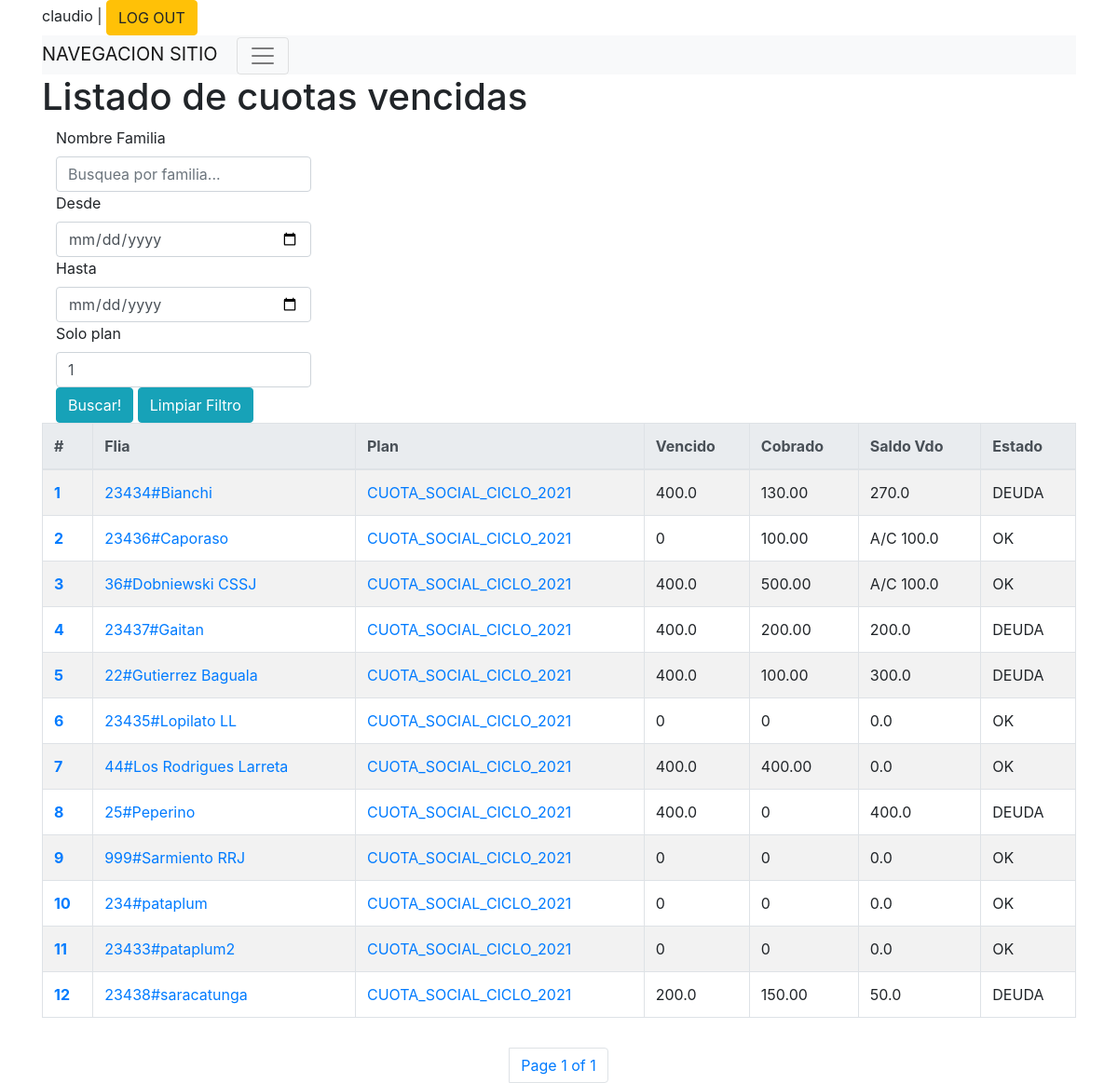
The app's page /cuotas/gestion/cobranza/listado (signed in) with its own data.
### socios/models.py (models this page shows)
class Familia(models.Model):
    familia_crm_id = models.CharField(max_length=50,unique=True)
    crm_id = models.IntegerField(unique=True,null=True) # unique=True
    direccion_calle = models.CharField(max_length=50,blank=True)
    direccion_numero = models.CharField(max_length=50,blank=True)
    direccion_depto = models.CharField(max_length=50,blank=True)
    direccion_localidad = models.CharField(max_length=50,blank=True)
    direccion_provincia = models.CharField(max_length=50,blank=True)
    contacto = models.CharField(max_length=200,blank=True)
    eliminado = models.BooleanField(default=False)
    creado = models.DateTimeField('creado',auto_now_add=True)
    actualizado = models.DateTimeField('actualizado',auto_now=True)
    class Meta:
        permissions = (
                       ( "familia_crear","Agregar nueva familia"),
                       ( "familia_editar","Editar familia"),
                       ( "familia_borrar","Eliminar familia"),
                       ( "familia_ver","Ver informacion de familia" ),
                      )
    def __str__(self):
        return  "Flia{}:{}#{}".format(self.pk,self.crm_id,self.familia_crm_id)

### cuotas/models.py (models this page shows)
class PlanDePago(models.Model):
    crm_id = models.CharField(max_length=30)
    nombre = models.CharField(max_length=50)
    descripcion = models.CharField(max_length=300)
    creado = models.DateTimeField('creado',auto_now_add=True)
    actualizado = models.DateTimeField('actualizado',auto_now=True)
    cantidad_cuotas = models.IntegerField('cantidad_cuotas')
    vto_primera_cuota = models.DateField('vto_primera_cuota')
    importe_cuota = models.FloatField()
    eliminado = models.BooleanField(default=False)
    orden = models.IntegerField(null=True, default=0)
    plan_default = models.BooleanField(default=False)
    class Meta:
        permissions = (
                       ( "planpago_crear","Agregar nuevo plan de pago"),
                       ( "planpago_editar","Editar plan de pago"),
                       ( "planpagos_borrar","Eliminar un plan de pago"),
                       ( "planpago_ver","Ver detalle de plan de pago" ),
                      )
    def __str__(self):
        return  "Pla{}:{}".format(self.pk,self.crm_id)

### cuotas/view_cobranzas.py (the view)
# urls.py: path('gestion/cobranza/listado', views.gestion_cobranza_listado, name='gestion_cobranza_listado'),
def gestion_cobranza_listado(request, clean_filters=False, error_message=''):
    start_date = None
    end_date = None
    plan = None
    f_familia = None
    lista_cuotas = CuotaSocialFamilia.objects.all().filter(deleted=False)
    if not clean_filters and request.method == 'GET': # If the form is submitted
        print("GET :{}".format(request.GET) )
        f_start_date=request.GET.get('f_start_date', None)
        f_end_date=request.GET.get('f_end_date', None)
        f_plan=request.GET.get('f_plan', None)
        f_familia = request.GET.get('f_familia', None)
        if not f_start_date:
            start_date = date.today() # - timedelta(months = 1)
        else:
            start_date = datetime.date(datetime.strptime(f_start_date,"%Y-%m-%d"))
            lista_cuotas = lista_cuotas.filter(vencimiento__gte=start_date)
        if not f_end_date:
            end_date = date.today()
        else:
            end_date = datetime.date(datetime.strptime(f_end_date,"%Y-%m-%d"))
        lista_cuotas = lista_cuotas.filter(vencimiento__lte=end_date)
        plan = f_plan
        if plan:
            lista_cuotas = lista_cuotas.filter(plan_de_pago=plan)
    else:
        print("NO FILTERS {}: {}".format(clean_filters,request.GET) )
        f_start_date=''
        f_end_date = date.today().strftime("%Y-%m-%d")
        end_date = date.today()
        f_plan=None
    print(date.today())
    print("GET:{} POST:{} FAMILIA:{} PLAN:{}  CUOTAS:{}".format(request.GET.get('f_start_date', None),request.POST.get('f_start_date', None),request.POST.get('f_familia', None),f_plan,lista_cuotas ))
    if f_familia:
        lista_familias = Familia.objects.filter(familia_crm_id__icontains=f_familia).filter(eliminado=False).order_by('familia_crm_id')
    else:
        lista_familias = Familia.objects.all().filter(eliminado=False).order_by('familia_crm_id')
    if plan:
        lista_planes = PlanDePago.objects.get(id=plan)
    else:
        lista_planes = PlanDePago.objects.all().order_by('id')
    reporte = []
    print(" FECHA DESDE:{} HASTA:{} PLAN:{} PLANES:{}".format(start_date,end_date,plan,lista_planes))
    for familia in lista_familias:
        cuotas = app_cuotas.cuotas_queryset(familia.id)
        pagos =  app_cuotas.pagos_percibidos_queryset(familia.id)
        if plan:
            print("Entro en plan filtro="+plan)
            estado_plan = EstadoPlan()
            estado_plan.familia = familia
            estado_plan.plan_de_pago = lista_planes
            estado_plan.cuotas = app_cuotas.cuotas_por_plan(cuotas,lista_planes)
            estado_plan.cuotas_vencidas = app_cuotas.cuotas_vencidas(cuotas,end_date)
            vencidas_importe = estado_plan.cuotas_vencidas_importe = app_cuotas.cuotas_suma(estado_plan.cuotas_vencidas)
            estado_plan.pagos = app_cuotas.pagos_percibidos_plan(pagos, lista_planes.id)
            print(estado_plan.pagos )
            pagos_importe = estado_plan.pagos_importe = app_cuotas.pagos_percibidos_suma(estado_plan.pagos)
            balance_plan =  estado_plan.balance = vencidas_importe - float (pagos_importe)
            estado_del_plan =  estado_plan.estado = 'OK' if balance_plan <= 0 else 'DEUDA'
            print("FLIA:{} ESTADOD EL PLAN [{}] VDO:{} COB:{} BAL:{} EST:{}".format(familia,lista_planes,vencidas_importe,pagos_importe,balance_plan,estado_del_plan))
            reporte.append(estado_plan)
        else:
            print("Entro en varios planes")
            for un_plan in lista_planes:
                estado_plan = EstadoPlan()
                estado_plan.familia = familia
                estado_plan.plan_de_pago = app_cuotas.cuotas_por_plan(cuotas,un_plan)
                estado_plan.plan_de_pago = un_plan
                estado_plan.cuotas = app_cuotas.cuotas_por_plan(cuotas,un_plan)
                estado_plan.cuotas_vencidas = app_cuotas.cuotas_vencidas(cuotas,end_date)
                vencidas_importe = estado_plan.cuotas_vencidas_importe = app_cuotas.cuotas_suma(estado_plan.cuotas_vencidas)
                estado_plan.pagos = app_cuotas.pagos_percibidos_plan(pagos, un_plan.id)
                print(estado_plan.pagos )
                pagos_importe = estado_plan.pagos_importe = app_cuotas.pagos_percibidos_suma(estado_plan.pagos)
                balance_plan =  estado_plan.balance = vencidas_importe - float (pagos_importe)
                estado_del_plan =  estado_plan.estado = 'OK' if balance_plan <= 0 else 'DEUDA'
                print("FLIA:{} ESTADOD EL PLAN [{}] VDO:{} COB:{} BAL:{} EST:{}".format(familia,un_plan,vencidas_importe,pagos_importe,balance_plan,estado_del_plan))
                reporte.append(estado_plan)
        paginator = Paginator(reporte, 15) # Show x contacts per page.
        page_number = request.GET.get('page')
        page_obj = paginator.get_page(page_number)
    return render(request, 'cuotas/g_cobranzas_listado.html', {
        'error_message': error_message,
        'page_obj': page_obj,
        'f_start_date': f_start_date,
        'f_end_date': f_end_date,
        'f_plan': f_plan,
        'f_familia': f_familia
         } )

### cuotas/models.py (called while the page is built)
def cuotas_queryset(familia_id,deleted=False):
    return CuotaSocialFamilia.objects.filter( familia=familia_id,deleted=deleted )

def cuotas_por_plan(cuotas, plan_id,deleted=False):
    return cuotas.filter( plan_de_pago=plan_id,deleted=deleted )

def cuotas_vencidas(cuotas,fecha_de_corte):
    return cuotas.exclude(vencimiento__gte=fecha_de_corte )

def cuotas_suma(cuotas):
    return sum([x.importe_cuota for x in cuotas ])

def pagos_percibidos_queryset(familia_id,deleted=False):
    return CuotaPago.objects.filter( familia=familia_id,deleted=deleted )

def pagos_percibidos_plan(pagos, plan_id):
    return pagos.filter( aplica_pago_plan=plan_id )

def pagos_percibidos_suma(pagos):
    if not pagos:
        return 0
    return sum([x.importe for x in pagos ])

    def __str__(self):
        return  "Cuo{}:{}:${}".format(self.pk,self.vencimiento,self.importe_cuota)

    def __str__(self):
        return  "Cob{}:{}:${}".format(self.pk,self.fecha_cobro,self.importe)

### cuotas/view_cobranzas.py (called while the page is built)
@register.filter(name='absolute')
def absolute(value):
    if value:
        return abs(value)
    else:
        return 0.0

### cuotas/templates/cuotas/g_cobranzas_listado.html (shortened to what this page needs)
{% extends "base_site.html" %}
{% block content %}
<h1>Listado de cuotas vencidas</h1>
<div class="container">
  <div class="col">
    <div class="row">
      <form type="get" action="{% url 'cuotas:gestion_cobranza_listado' %}" style="margin: 0">
        <label for="f_familia" class="form-label">Nombre Familia </label>
        <input  id="f_familia" class="form-control" type="text" name="f_familia"  placeholder="Busquea por familia..." value="{{ f_familia|default:'' }}" title="busqueda por parte o todo el nombre de familia" \>
          <label for="f_start_date" class="form-label">Desde</label>
          <input id="f_start_date"   class="form-control" type="date" name="f_start_date" placeholder="Busquea por familia..."
          value="{{ f_start_date }}" title=" dejar vacio y presionar 'Buscar' para no filtrar" \>
          <label for="f_end_date" class="form-label">Hasta</label>
          <input id="f_end_date" class="form-control" type="date" name="f_end_date" placeholder="Busquea por familia..."
          value="{{ f_end_date|default:'99' }}" title=" dejar vacio y presionar 'Buscar' para no filtrar" \>
        <label class="form-label">Solo plan</label>
        <input id="f_plan" class="form-control"  type="number" name="f_plan" placeholder="Busquea por familia..."
          value="{{ f_plan|default:'1' }}"" title=" dejar vacio y presionar 'Buscar' para no filtrar" \>
        <button id="search_submit" class="btn btn-info" type="submit">Buscar!</button>
        <button formaction="{% url 'cuotas:gestion_cobranza_listado' clean_filters='true' %}" id="search_submit" class="btn btn-info" type="submit"
          title="Limpiar Filtro"><span>Limpiar Filtro</span></button>
      </form>
    </div>
  </div>
</div>
{% if perms.cuotas.cuota_ver %}
  <table id="example" class="table table-striped table-bordered table-hover table-responsive-xl" style="width:100%">
    <thead class="thead-light">
      <tr>
        <th scope="col">#</th>
        <th scope="col">Flia</th>
        <th scope="col">Plan</th>
        <th scope="col">Vencido</th>
        <th scope="col">Cobrado</th>
        <th scope="col">Saldo Vdo</th>
        <th scope="col">Estado</th>
      </tr>
    </thead>
    <tbody>
      {% if page_obj.paginator.count %}
      {% for registro in page_obj %}
      <tr>
        <th scope="row"><a href="{% url 'socios:familia_detalle' familia_id=registro.familia.id %}">{{ forloop.counter }}</a></th>
        <td><a href="{% url 'socios:familia_detalle' familia_id=registro.familia.id %} "
          title="{{ cuota.familia.familia_crm_id }}">{{ registro.familia.crm_id }}#{{ registro.familia.familia_crm_id }}</a></td>
        <td><a href="{% url 'cuotas:gestion_cobranza_familia' familia_id=registro.familia.id %} "
          title="detalle cuotas y pagos">{{ registro.plan_de_pago.crm_id }}</a></td>
        <td>{{ registro.cuotas_vencidas_importe }}</td>
        <td>{{ registro.pagos_importe }}</td>
        <td>{% if registro.balance < 0  %} A/C {% endif %} {{ registro.balance|absolute }}</td>
        <td>{{ registro.estado }}</td>
      </tr>
      {% endfor %}
    </tbody>
  </table>
  <div class="container">
    <div class="pagination justify-content-center">
      <nav aria-label="Page navigation example">
          <li class="page-item">
            <span class="page-link active" >
                Page {{ page_obj.number }} of {{ page_obj.paginator.num_pages }}
            </span>
          </li>
        </nav>
        </div>
    </div>
  {% else %}
  <tr>
    <th scope="row">SIN REGISTROS</th>
    </tr>
  {% endif %}
{% else %}
  <label class="btn btn-secondary">NO AUTORIZADO "VER CUOTAS"</label>
{% endif %}
{% endblock content %}

### templates/base_site.html (shortened to what this page needs)
<!doctype html>
<html>
<head>
    {% load bootstrap4 %}
    {% load static %}
    {% bootstrap_css %}
    {% load i18n %}
</head>
{% block body %}
<body>
    <div class="container-fluid">
    <div class="container-md">
        {% block logstatus %}
    <div>
        <span>{% if user.is_authenticated %}{{ request.user.username }} | <a class="btn btn-warning" href="/accounts/logout" >LOG OUT</a> {% else %} Debe ingresar con su usuario  <a class="btn btn-warning" href="/accounts/login" >LOG IN</a> {% endif %}</span>
    </div>
        {% endblock logstatus %}
        {% include 'navbar.html' %}
        {% block content %}{% endblock content %}
    </div>
</div>
</body>
{% endblock body %}
</html>

### templates/bootstrap/load_icons.html
{% block load_icons %}
{% if bootstrap_icons_enabled %}
    {% load bootstrap_icons %}
{% endif %}
{% endblock load_icons %}

### templates/navbar.html (shortened to what this page needs)
{% block navbar_base %}
<nav class=" navbar-light bg-light">
    <a class="navbar-brand" href="#">NAVEGACION SITIO</a>
    <button class="navbar-toggler" type="button" data-toggle="collapse" data-target="#navbarSupportedContent" aria-controls="navbarSupportedContent" aria-expanded="false" aria-label="Toggle navigation">
      <span class="navbar-toggler-icon"></span>
    </button>
  </nav>
{% endblock navbar_base %}

### records on screen
Familia: familia.crm_id "23434", familia.familia_crm_id "Bianchi"
PlanDePago: plan_de_pago.crm_id "CUOTA_SOCIAL_CICLO_2021" "CUOTA_SOCIAL_CICLO_2021" "CUOTA_SOCIAL_CICLO_2021" "CUOTA_SOCIAL_CICLO_2021" "CUOTA_SOCIAL_CICLO_2021" "CUOTA_SOCIAL_CICLO_2021" "CUOTA_SOCIAL_CICLO_2021" "CUOTA_SOCIAL_CICLO_2021" "CUOTA_SOCIAL_CICLO_2021" "CUOTA_SOCIAL_CICLO_2021" "CUOTA_SOCIAL_CICLO_2021" "CUOTA_SOCIAL_CICLO_2021"
Familia: familia.crm_id "23436", familia.familia_crm_id "Caporaso"
Familia: familia.crm_id "36", familia.familia_crm_id "Dobniewski CSSJ"
Familia: familia.crm_id "23437", familia.familia_crm_id "Gaitan"
Familia: familia.crm_id "22", familia.familia_crm_id "Gutierrez Baguala"
Familia: familia.crm_id "23435", familia.familia_crm_id "Lopilato LL"
Familia: familia.crm_id "44", familia.familia_crm_id "Los Rodrigues Larreta"
Familia: familia.crm_id "25", familia.familia_crm_id "Peperino"
Familia: familia.crm_id "999", familia.familia_crm_id "Sarmiento RRJ"
Familia: familia.crm_id "234", familia.familia_crm_id "pataplum"
Familia: familia.crm_id "23433", familia.familia_crm_id "pataplum2"
Familia: familia.crm_id "23438", familia.familia_crm_id "saracatunga"

### other values on screen
{{ request.user.username }} "claudio"
{{ registro.cuotas_vencidas_importe }} "400.0" "0" "400.0" "400.0" "400.0" "0" "400.0" "400.0" "0" "0" "0" "200.0"
{{ registro.pagos_importe }} "130.00" "100.00" "500.00" "200.00" "100.00" "0" "400.00" "0" "0" "0" "0" "150.00"
{{ registro.balance|absolute }} "270.0" "100.0" "100.0" "200.0" "300.0" "0.0" "0.0" "400.0" "0.0" "0.0" "0.0" "50.0"
{{ registro.estado }} "DEUDA" "OK" "OK" "DEUDA" "DEUDA" "OK" "OK" "DEUDA" "OK" "OK" "OK" "DEUDA"
{{ page_obj.number }} "1"
{{ page_obj.paginator.num_pages }} "1"
